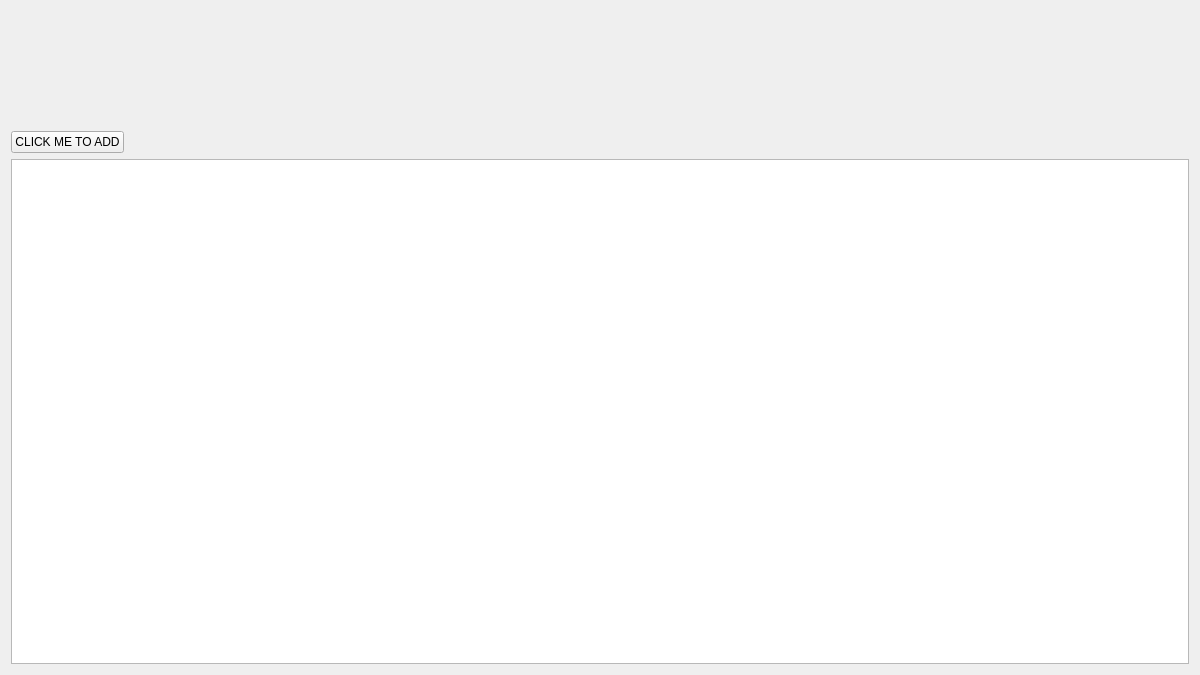
<?xml version="1.0" encoding="UTF-8"?>
<ui version="4.0">
 <class>CategoriesWidget</class>
 <widget class="QWidget" name="CategoriesWidget">
  <property name="geometry">
   <rect>
    <x>0</x>
    <y>0</y>
    <width>1200</width>
    <height>675</height>
   </rect>
  </property>
  <property name="windowTitle">
   <string>Form</string>
  </property>
  <layout class="QVBoxLayout" name="verticalLayout">
   <item>
    <spacer name="verticalSpacer">
     <property name="orientation">
      <enum>Qt::Orientation::Vertical</enum>
     </property>
     <property name="sizeType">
      <enum>QSizePolicy::Policy::Fixed</enum>
     </property>
     <property name="sizeHint" stdset="0">
      <size>
       <width>20</width>
       <height>120</height>
      </size>
     </property>
    </spacer>
   </item>
   <item alignment="Qt::AlignmentFlag::AlignLeft">
    <widget class="QPushButton" name="pushButton">
     <property name="text">
      <string>CLICK ME TO ADD</string>
     </property>
    </widget>
   </item>
   <item>
    <widget class="QTableWidget" name="tableWidget"/>
   </item>
  </layout>
 </widget>
 <resources/>
 <connections/>
</ui>
